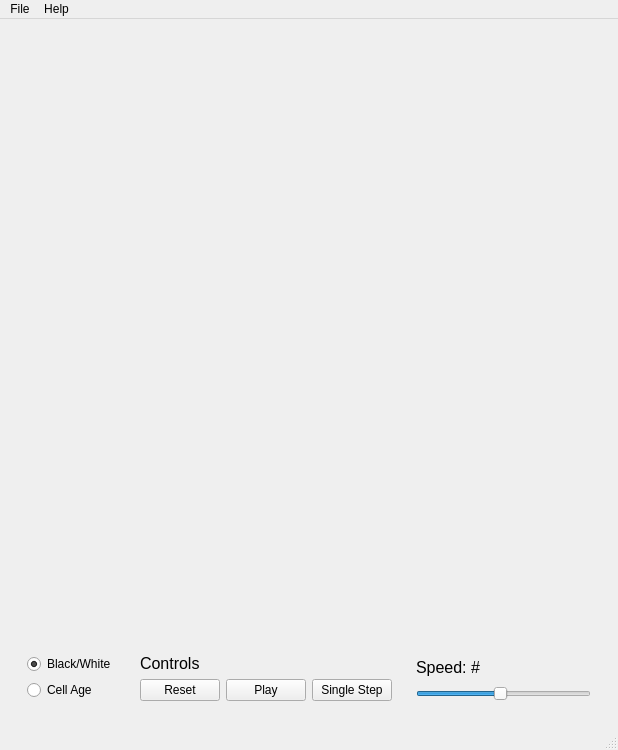
<?xml version="1.0" encoding="UTF-8"?>
<ui version="4.0">
 <class>GameOfLife</class>
 <widget class="QMainWindow" name="GameOfLife">
  <property name="geometry">
   <rect>
    <x>0</x>
    <y>0</y>
    <width>618</width>
    <height>750</height>
   </rect>
  </property>
  <property name="windowTitle">
   <string>Conoway's Game of Life</string>
  </property>
  <widget class="QWidget" name="centralwidget">
   <layout class="QVBoxLayout" name="verticalLayout">
    <item>
     <widget class="QFrame" name="frame">
      <property name="enabled">
       <bool>true</bool>
      </property>
      <property name="sizePolicy">
       <sizepolicy hsizetype="Preferred" vsizetype="Preferred">
        <horstretch>0</horstretch>
        <verstretch>8</verstretch>
       </sizepolicy>
      </property>
      <layout class="QGridLayout" name="boardLayout"/>
     </widget>
    </item>
    <item>
     <widget class="QWidget" name="buttonWidget" native="true">
      <property name="sizePolicy">
       <sizepolicy hsizetype="Preferred" vsizetype="Preferred">
        <horstretch>0</horstretch>
        <verstretch>1</verstretch>
       </sizepolicy>
      </property>
      <layout class="QGridLayout" name="gridLayout">
       <item row="1" column="1">
        <widget class="QWidget" name="widget" native="true">
         <layout class="QGridLayout" name="gridLayout_2">
          <item row="0" column="0">
           <widget class="QLabel" name="label">
            <property name="font">
             <font>
              <pointsize>12</pointsize>
             </font>
            </property>
            <property name="text">
             <string>Controls</string>
            </property>
           </widget>
          </item>
          <item row="1" column="0">
           <widget class="QPushButton" name="reset">
            <property name="text">
             <string>Reset</string>
            </property>
           </widget>
          </item>
          <item row="1" column="1">
           <widget class="QPushButton" name="play">
            <property name="text">
             <string>Play</string>
            </property>
           </widget>
          </item>
          <item row="1" column="2">
           <widget class="QPushButton" name="singleStep">
            <property name="text">
             <string>Single Step</string>
            </property>
           </widget>
          </item>
         </layout>
        </widget>
       </item>
       <item row="1" column="3">
        <widget class="QWidget" name="widget_2" native="true">
         <property name="sizePolicy">
          <sizepolicy hsizetype="Preferred" vsizetype="Preferred">
           <horstretch>0</horstretch>
           <verstretch>0</verstretch>
          </sizepolicy>
         </property>
         <layout class="QVBoxLayout" name="verticalLayout_2">
          <item>
           <widget class="QLabel" name="speedLabel">
            <property name="font">
             <font>
              <pointsize>12</pointsize>
             </font>
            </property>
            <property name="text">
             <string>Speed: #</string>
            </property>
           </widget>
          </item>
          <item>
           <widget class="QSlider" name="sliderSpeed">
            <property name="minimum">
             <number>1</number>
            </property>
            <property name="maximum">
             <number>30</number>
            </property>
            <property name="pageStep">
             <number>1</number>
            </property>
            <property name="sliderPosition">
             <number>15</number>
            </property>
            <property name="orientation">
             <enum>Qt::Horizontal</enum>
            </property>
           </widget>
          </item>
         </layout>
        </widget>
       </item>
       <item row="1" column="0">
        <widget class="QWidget" name="widget_3" native="true">
         <layout class="QVBoxLayout" name="verticalLayout_3">
          <item>
           <widget class="QRadioButton" name="radioButton1">
            <property name="text">
             <string>Black/White</string>
            </property>
            <property name="checked">
             <bool>true</bool>
            </property>
           </widget>
          </item>
          <item>
           <widget class="QRadioButton" name="radioButton2">
            <property name="text">
             <string>Cell Age</string>
            </property>
            <property name="checked">
             <bool>false</bool>
            </property>
            <property name="autoExclusive">
             <bool>true</bool>
            </property>
           </widget>
          </item>
         </layout>
        </widget>
       </item>
      </layout>
     </widget>
    </item>
   </layout>
  </widget>
  <widget class="QMenuBar" name="menubar">
   <property name="geometry">
    <rect>
     <x>0</x>
     <y>0</y>
     <width>618</width>
     <height>20</height>
    </rect>
   </property>
   <widget class="QMenu" name="menuFile">
    <property name="title">
     <string>File</string>
    </property>
    <addaction name="actionLoad"/>
    <addaction name="actionSave"/>
    <addaction name="separator"/>
    <addaction name="actionQuit"/>
   </widget>
   <widget class="QMenu" name="menuHelp">
    <property name="title">
     <string>Help</string>
    </property>
    <addaction name="actionRules"/>
    <addaction name="actionAbout"/>
   </widget>
   <addaction name="menuFile"/>
   <addaction name="menuHelp"/>
  </widget>
  <widget class="QStatusBar" name="statusbar"/>
  <action name="actionLoad">
   <property name="text">
    <string>Load</string>
   </property>
  </action>
  <action name="actionSave">
   <property name="text">
    <string>Save</string>
   </property>
  </action>
  <action name="actionQuit">
   <property name="text">
    <string>Quit</string>
   </property>
  </action>
  <action name="actionRules">
   <property name="text">
    <string>Rules</string>
   </property>
  </action>
  <action name="actionAbout">
   <property name="text">
    <string>About</string>
   </property>
  </action>
 </widget>
 <resources/>
 <connections/>
</ui>
